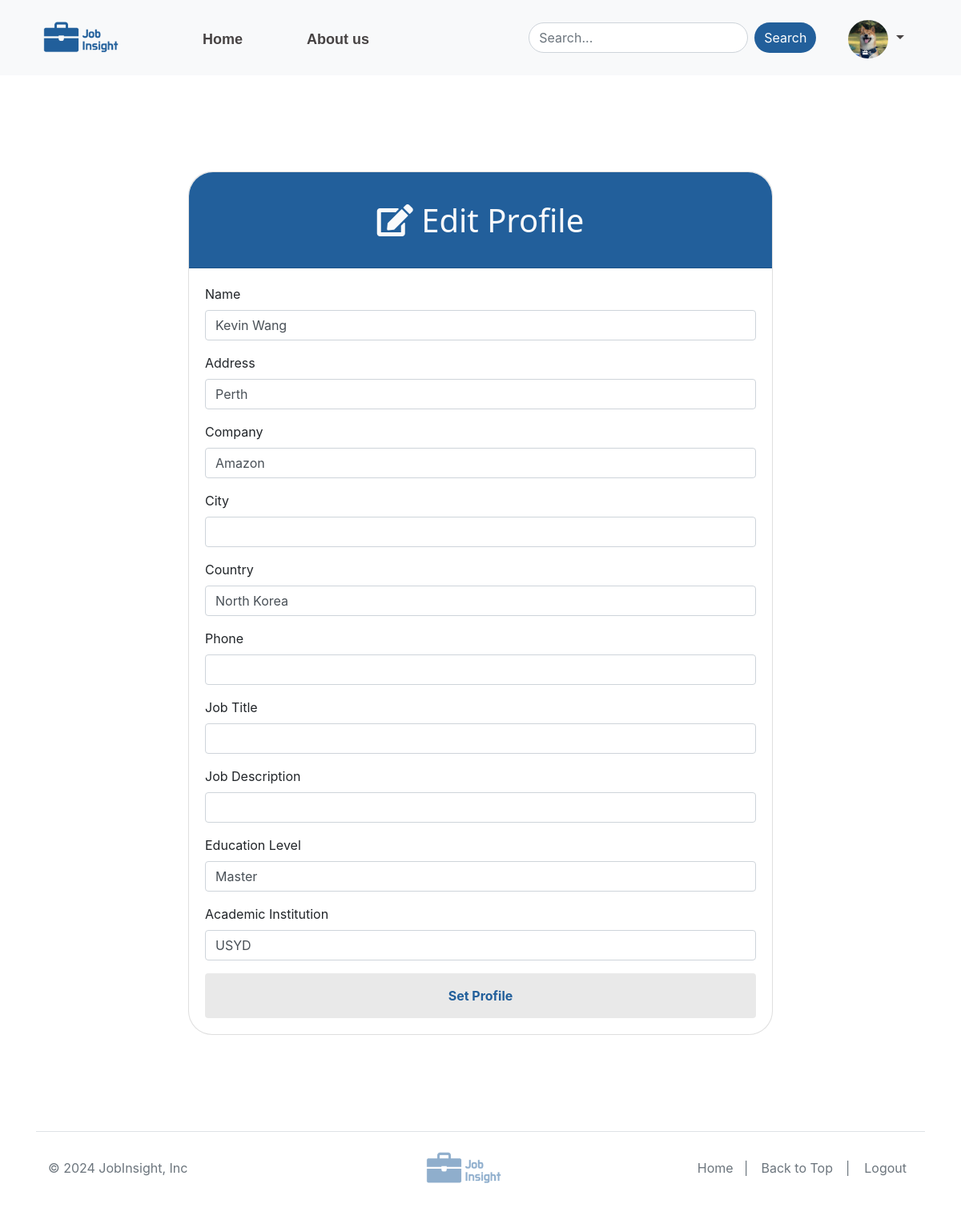
The app's page /profile/set_profile (signed in) with its own data.
### app/models.py (models this page shows)
class UserDetails(db.Model):
    __tablename__ = 'user_details'
    id = db.Column(db.Integer, db.ForeignKey('user.id'), primary_key=True)
    name = db.Column(db.String(80))
    address = db.Column(db.Text)
    img = db.Column(db.String(200))
    company = db.Column(db.String(100))
    city = db.Column(db.String(100))
    country = db.Column(db.String(100))
    phone = db.Column(db.Integer)
    job_title = db.Column(db.String(100))
    job_description = db.Column(db.Text)
    education_level = db.Column(db.String(100))
    academic_institution = db.Column(db.String(100))
    user = db.relationship('User', back_populates='details')

### app/routes.py (the view, shortened to what this page needs)
@main.route('/profile/set_profile', methods=['GET', 'POST'])
def set_profile():
    form = ProfileForm()
    user_profile = UserDetails.query.filter_by(id=current_user.id).first()
    if request.method == 'GET' and user_profile:
        form.name.data = user_profile.name
        form.address.data = user_profile.address
        form.company.data = user_profile.company
        form.city.data = user_profile.city
        form.country.data = user_profile.country
        form.phone.data = user_profile.phone
        form.job_title.data = user_profile.job_title
        form.job_description.data = user_profile.job_description
        form.education_level.data = user_profile.education_level
        form.academic_institution.data = user_profile.academic_institution
    return render_template('set_profile.html', title='Set Your Profile', form=form, user_profile=user_profile)

### app/forms.py
class ProfileForm(FlaskForm): # Define the user's profile
    name = StringField('Name')
    address = StringField('Address')
    company = StringField('Company')
    city = StringField('City')
    country = StringField('Country')
    phone = StringField('Phone')
    job_title = StringField('Job Title')
    job_description = StringField('Job Description')
    education_level = StringField('Education Level')
    academic_institution = StringField('Academic Institution')
    submit = SubmitField('Set Profile')

### app/__init__.py (called while the page is built)
def create_app(Config_Name=DevelopmentConfig):
    app = Flask(__name__)
    if Config_Name == 'testing':
        app.config.from_object(TestingConfig)
    else:
        app.config.from_object(DevelopmentConfig)
    db.init_app(app)
    migrate.init_app(app, db)
    login_manager.init_app(app)
    @login_manager.user_loader
    def load_user(user_id):
        return User.query.get(int(user_id))
    from .routes import main as main_blueprint
    app.register_blueprint(main_blueprint)
    login_manager.login_view = 'main.login'
    login_manager.login_view = 'login'
    with app.app_context():
        from . import routes, models
        db.create_all()
    return app

### app/templates/set_profile.html (shortened to what this page needs)
{% extends "base.html" %}
{% block content %}
<div class="profile container mt-5">
    <div class="row justify-content-center">
        <div class="col-md-8">
            <div class="card profile-card">
                <h1 class="card-header text-center"> <i class='fas fa-edit' style='font-size:40px'></i> Edit Profile</h1>
                <div class="card-body">
                    <form method="POST" action="{{ url_for('main.set_profile') }}">
                        <div class="form-group">
                            {{ form.name.label(class="form-label") }}
                            {{ form.name(class="form-control") }}
                        </div>
                        <div class="form-group">
                            {{ form.address.label(class="form-label") }}
                            {{ form.address(class="form-control") }}
                        </div>
                        <div class="form-group">
                            {{ form.company.label(class="form-label") }}
                            {{ form.company(class="form-control") }}
                        </div>
                        <div class="form-group">
                            {{ form.city.label(class="form-label") }}
                            {{ form.city(class="form-control") }}
                        </div>
                        <div class="form-group">
                            {{ form.country.label(class="form-label") }}
                            {{ form.country(class="form-control") }}
                        </div>
                        <div class="form-group">
                            {{ form.phone.label(class="form-label") }}
                            {{ form.phone(class="form-control") }}
                        </div>
                        <div class="form-group">
                            {{ form.job_title.label(class="form-label") }}
                            {{ form.job_title(class="form-control") }}
                        </div>
                        <div class="form-group">
                            {{ form.job_description.label(class="form-label") }}
                            {{ form.job_description(class="form-control") }}
                        </div>
                        <div class="form-group">
                            {{ form.education_level.label(class="form-label") }}
                            {{ form.education_level(class="form-control") }}
                        </div>
                        <div class="form-group">
                            {{ form.academic_institution.label(class="form-label") }}
                            {{ form.academic_institution(class="form-control") }}
                        </div>
                        <div class="d-grid gap-2">
                            {{ form.submit(class="btn btn-primary") }}
                        </div>
                    </form>
                </div>
            </div>
        </div>
    </div>
</div> <br> <br> <br> <br>
{% endblock %}

### app/static/styles.css (style rules this page uses)
.profile .profile-card { background-color: white !important; border-radius: 30px !important; }
.profile .card-header { font-family:'Segoe UI', Tahoma, Geneva, Verdana, sans-serif; color: rgb(250, 250, 251); background-color: rgb(34, 95, 155) !important; border-top-left-radius: 30px !important ; border-top-right-radius: 30px !important; height: 120px; justify-content: center !important; align-content: center !important; }
.profile .btn { background-color: rgb(233, 233, 233) !important; color: rgb(34, 95, 155) !important; padding: 15px !important; font-weight: 700; transition: all 0.3s; border-color: transparent; }

### records on screen
UserDetails: name "Kevin Wang", address "Perth", company "Amazon", country "North Korea", education_level "Master", academic_institution "USYD"
